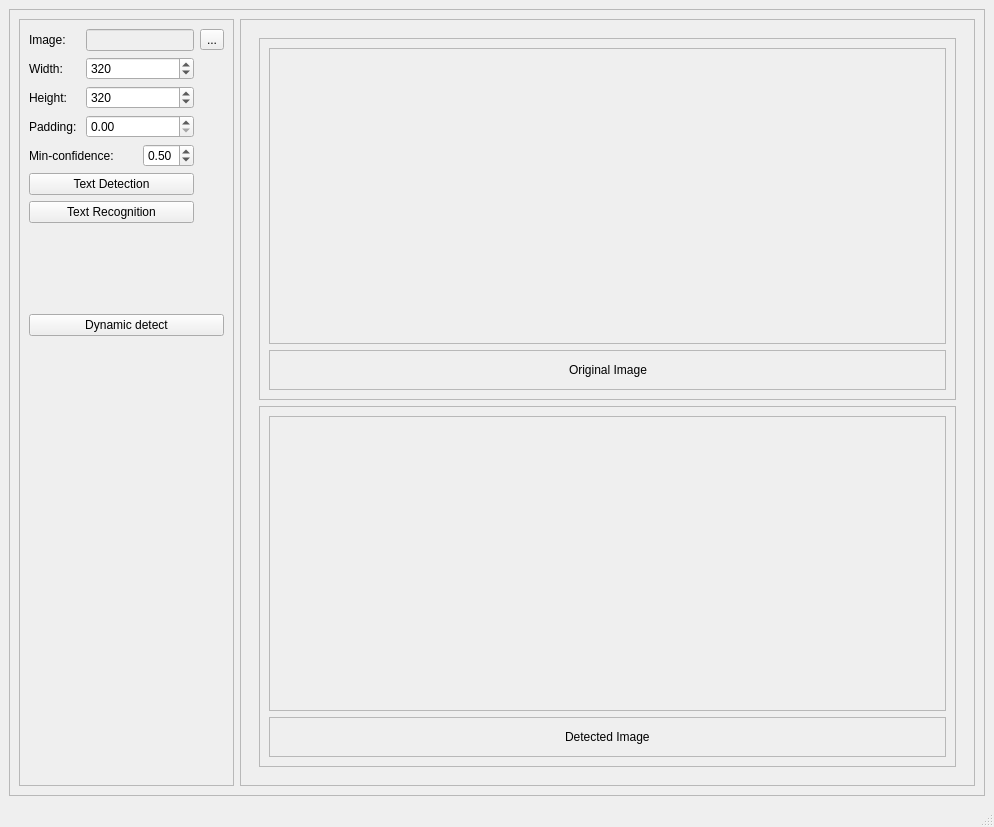
<?xml version="1.0" encoding="UTF-8"?>
<ui version="4.0">
 <class>MainWindow</class>
 <widget class="QMainWindow" name="MainWindow">
  <property name="geometry">
   <rect>
    <x>0</x>
    <y>0</y>
    <width>994</width>
    <height>827</height>
   </rect>
  </property>
  <property name="windowTitle">
   <string>Text Detection GUI Tool</string>
  </property>
  <widget class="QWidget" name="centralwidget">
   <layout class="QGridLayout" name="gridLayout_6">
    <item row="0" column="0">
     <widget class="QFrame" name="mainFrame">
      <property name="frameShape">
       <enum>QFrame::StyledPanel</enum>
      </property>
      <property name="frameShadow">
       <enum>QFrame::Raised</enum>
      </property>
      <layout class="QGridLayout" name="gridLayout_5">
       <item row="0" column="1">
        <widget class="QFrame" name="rightFrame">
         <property name="sizePolicy">
          <sizepolicy hsizetype="Preferred" vsizetype="Preferred">
           <horstretch>1</horstretch>
           <verstretch>0</verstretch>
          </sizepolicy>
         </property>
         <property name="minimumSize">
          <size>
           <width>0</width>
           <height>0</height>
          </size>
         </property>
         <property name="frameShape">
          <enum>QFrame::StyledPanel</enum>
         </property>
         <property name="frameShadow">
          <enum>QFrame::Raised</enum>
         </property>
         <layout class="QGridLayout" name="gridLayout_12">
          <item row="0" column="0">
           <widget class="QStackedWidget" name="stackedWidget">
            <property name="currentIndex">
             <number>0</number>
            </property>
            <widget class="QWidget" name="page">
             <layout class="QGridLayout" name="gridLayout_11">
              <item row="0" column="0">
               <widget class="QFrame" name="frame_4">
                <property name="frameShape">
                 <enum>QFrame::StyledPanel</enum>
                </property>
                <property name="frameShadow">
                 <enum>QFrame::Raised</enum>
                </property>
                <layout class="QGridLayout" name="gridLayout_9">
                 <item row="0" column="0">
                  <widget class="QFrame" name="frame_9">
                   <property name="sizePolicy">
                    <sizepolicy hsizetype="Preferred" vsizetype="Preferred">
                     <horstretch>0</horstretch>
                     <verstretch>0</verstretch>
                    </sizepolicy>
                   </property>
                   <property name="frameShape">
                    <enum>QFrame::StyledPanel</enum>
                   </property>
                   <property name="frameShadow">
                    <enum>QFrame::Raised</enum>
                   </property>
                   <layout class="QGridLayout" name="gridLayout_8">
                    <item row="0" column="0">
                     <widget class="QLabel" name="ori_image_L">
                      <property name="sizePolicy">
                       <sizepolicy hsizetype="Preferred" vsizetype="Preferred">
                        <horstretch>0</horstretch>
                        <verstretch>2</verstretch>
                       </sizepolicy>
                      </property>
                      <property name="text">
                       <string/>
                      </property>
                      <property name="alignment">
                       <set>Qt::AlignCenter</set>
                      </property>
                     </widget>
                    </item>
                   </layout>
                  </widget>
                 </item>
                 <item row="1" column="0">
                  <widget class="QFrame" name="frame_8">
                   <property name="frameShape">
                    <enum>QFrame::StyledPanel</enum>
                   </property>
                   <property name="frameShadow">
                    <enum>QFrame::Raised</enum>
                   </property>
                   <layout class="QGridLayout" name="gridLayout">
                    <item row="0" column="1">
                     <widget class="QLabel" name="label_3">
                      <property name="text">
                       <string>Original Image</string>
                      </property>
                     </widget>
                    </item>
                    <item row="0" column="2">
                     <spacer name="horizontalSpacer_2">
                      <property name="orientation">
                       <enum>Qt::Horizontal</enum>
                      </property>
                      <property name="sizeHint" stdset="0">
                       <size>
                        <width>162</width>
                        <height>20</height>
                       </size>
                      </property>
                     </spacer>
                    </item>
                    <item row="0" column="0">
                     <spacer name="horizontalSpacer">
                      <property name="orientation">
                       <enum>Qt::Horizontal</enum>
                      </property>
                      <property name="sizeHint" stdset="0">
                       <size>
                        <width>142</width>
                        <height>20</height>
                       </size>
                      </property>
                     </spacer>
                    </item>
                   </layout>
                  </widget>
                 </item>
                </layout>
               </widget>
              </item>
              <item row="1" column="0">
               <widget class="QFrame" name="frame_5">
                <property name="frameShape">
                 <enum>QFrame::StyledPanel</enum>
                </property>
                <property name="frameShadow">
                 <enum>QFrame::Raised</enum>
                </property>
                <layout class="QGridLayout" name="gridLayout_10">
                 <item row="0" column="0">
                  <widget class="QFrame" name="frame_7">
                   <property name="frameShape">
                    <enum>QFrame::StyledPanel</enum>
                   </property>
                   <property name="frameShadow">
                    <enum>QFrame::Raised</enum>
                   </property>
                   <layout class="QGridLayout" name="gridLayout_4">
                    <item row="0" column="0">
                     <widget class="QLabel" name="detected_image_L">
                      <property name="sizePolicy">
                       <sizepolicy hsizetype="Preferred" vsizetype="Preferred">
                        <horstretch>0</horstretch>
                        <verstretch>2</verstretch>
                       </sizepolicy>
                      </property>
                      <property name="layoutDirection">
                       <enum>Qt::LeftToRight</enum>
                      </property>
                      <property name="text">
                       <string/>
                      </property>
                      <property name="alignment">
                       <set>Qt::AlignCenter</set>
                      </property>
                      <property name="indent">
                       <number>5</number>
                      </property>
                     </widget>
                    </item>
                   </layout>
                  </widget>
                 </item>
                 <item row="1" column="0">
                  <widget class="QFrame" name="frame_6">
                   <property name="frameShape">
                    <enum>QFrame::StyledPanel</enum>
                   </property>
                   <property name="frameShadow">
                    <enum>QFrame::Raised</enum>
                   </property>
                   <layout class="QGridLayout" name="gridLayout_7">
                    <item row="0" column="0">
                     <spacer name="horizontalSpacer_3">
                      <property name="orientation">
                       <enum>Qt::Horizontal</enum>
                      </property>
                      <property name="sizeHint" stdset="0">
                       <size>
                        <width>147</width>
                        <height>20</height>
                       </size>
                      </property>
                     </spacer>
                    </item>
                    <item row="0" column="1">
                     <widget class="QLabel" name="detectText_L">
                      <property name="text">
                       <string>Detected Image</string>
                      </property>
                     </widget>
                    </item>
                    <item row="0" column="2">
                     <spacer name="horizontalSpacer_4">
                      <property name="orientation">
                       <enum>Qt::Horizontal</enum>
                      </property>
                      <property name="sizeHint" stdset="0">
                       <size>
                        <width>148</width>
                        <height>20</height>
                       </size>
                      </property>
                     </spacer>
                    </item>
                   </layout>
                  </widget>
                 </item>
                </layout>
               </widget>
              </item>
             </layout>
            </widget>
            <widget class="QWidget" name="page_2">
             <layout class="QGridLayout" name="gridLayout_14">
              <item row="0" column="0">
               <widget class="QFrame" name="frame">
                <property name="sizePolicy">
                 <sizepolicy hsizetype="Preferred" vsizetype="Preferred">
                  <horstretch>0</horstretch>
                  <verstretch>2</verstretch>
                 </sizepolicy>
                </property>
                <property name="frameShape">
                 <enum>QFrame::StyledPanel</enum>
                </property>
                <property name="frameShadow">
                 <enum>QFrame::Raised</enum>
                </property>
                <layout class="QGridLayout" name="gridLayout_13">
                 <item row="0" column="0">
                  <widget class="QLabel" name="label_7">
                   <property name="text">
                    <string/>
                   </property>
                  </widget>
                 </item>
                </layout>
               </widget>
              </item>
              <item row="1" column="0">
               <widget class="QFrame" name="frame_2">
                <property name="frameShape">
                 <enum>QFrame::StyledPanel</enum>
                </property>
                <property name="frameShadow">
                 <enum>QFrame::Raised</enum>
                </property>
                <layout class="QGridLayout" name="gridLayout_15">
                 <item row="0" column="0">
                  <spacer name="horizontalSpacer_5">
                   <property name="orientation">
                    <enum>Qt::Horizontal</enum>
                   </property>
                   <property name="sizeHint" stdset="0">
                    <size>
                     <width>218</width>
                     <height>20</height>
                    </size>
                   </property>
                  </spacer>
                 </item>
                 <item row="0" column="1">
                  <widget class="QPushButton" name="turnOn_PB">
                   <property name="text">
                    <string>Turn on camera</string>
                   </property>
                  </widget>
                 </item>
                 <item row="0" column="2">
                  <spacer name="horizontalSpacer_6">
                   <property name="orientation">
                    <enum>Qt::Horizontal</enum>
                   </property>
                   <property name="sizeHint" stdset="0">
                    <size>
                     <width>216</width>
                     <height>20</height>
                    </size>
                   </property>
                  </spacer>
                 </item>
                </layout>
               </widget>
              </item>
             </layout>
            </widget>
           </widget>
          </item>
         </layout>
        </widget>
       </item>
       <item row="0" column="0">
        <widget class="QFrame" name="leftFrame">
         <property name="frameShape">
          <enum>QFrame::StyledPanel</enum>
         </property>
         <property name="frameShadow">
          <enum>QFrame::Raised</enum>
         </property>
         <layout class="QGridLayout" name="gridLayout_3">
          <item row="1" column="0">
           <spacer name="verticalSpacer_2">
            <property name="orientation">
             <enum>Qt::Vertical</enum>
            </property>
            <property name="sizeHint" stdset="0">
             <size>
              <width>20</width>
              <height>65</height>
             </size>
            </property>
           </spacer>
          </item>
          <item row="2" column="0">
           <widget class="QPushButton" name="dyDetect_PB">
            <property name="text">
             <string>Dynamic detect</string>
            </property>
           </widget>
          </item>
          <item row="3" column="0">
           <spacer name="verticalSpacer">
            <property name="orientation">
             <enum>Qt::Vertical</enum>
            </property>
            <property name="sizeHint" stdset="0">
             <size>
              <width>20</width>
              <height>440</height>
             </size>
            </property>
           </spacer>
          </item>
          <item row="0" column="0">
           <layout class="QGridLayout" name="gridLayout_2">
            <item row="0" column="0">
             <widget class="QLabel" name="label">
              <property name="text">
               <string>Image: </string>
              </property>
             </widget>
            </item>
            <item row="0" column="1" colspan="2">
             <widget class="QLineEdit" name="imagePath_LE">
              <property name="enabled">
               <bool>false</bool>
              </property>
             </widget>
            </item>
            <item row="0" column="3">
             <widget class="QToolButton" name="toolButton">
              <property name="text">
               <string>...</string>
              </property>
             </widget>
            </item>
            <item row="1" column="0">
             <widget class="QLabel" name="label_4">
              <property name="text">
               <string>Width: </string>
              </property>
             </widget>
            </item>
            <item row="1" column="1" colspan="2">
             <widget class="QSpinBox" name="width_SB">
              <property name="maximum">
               <number>5000</number>
              </property>
              <property name="value">
               <number>320</number>
              </property>
              <property name="displayIntegerBase">
               <number>10</number>
              </property>
             </widget>
            </item>
            <item row="2" column="0">
             <widget class="QLabel" name="label_5">
              <property name="text">
               <string>Height: </string>
              </property>
             </widget>
            </item>
            <item row="2" column="1" colspan="2">
             <widget class="QSpinBox" name="height_SB">
              <property name="maximum">
               <number>5000</number>
              </property>
              <property name="value">
               <number>320</number>
              </property>
             </widget>
            </item>
            <item row="3" column="0">
             <widget class="QLabel" name="label_2">
              <property name="text">
               <string>Padding: </string>
              </property>
             </widget>
            </item>
            <item row="3" column="1" colspan="2">
             <widget class="QDoubleSpinBox" name="padding_DSB">
              <property name="maximum">
               <double>1.000000000000000</double>
              </property>
             </widget>
            </item>
            <item row="4" column="0" colspan="2">
             <widget class="QLabel" name="label_6">
              <property name="text">
               <string>Min-confidence:</string>
              </property>
             </widget>
            </item>
            <item row="4" column="2">
             <widget class="QDoubleSpinBox" name="mincfd_DSB">
              <property name="maximum">
               <double>1.000000000000000</double>
              </property>
              <property name="value">
               <double>0.500000000000000</double>
              </property>
             </widget>
            </item>
            <item row="5" column="0" colspan="3">
             <widget class="QPushButton" name="detection_PB">
              <property name="text">
               <string>Text Detection</string>
              </property>
             </widget>
            </item>
            <item row="6" column="0" colspan="3">
             <widget class="QPushButton" name="recognition_PB">
              <property name="enabled">
               <bool>true</bool>
              </property>
              <property name="styleSheet">
               <string notr="true"/>
              </property>
              <property name="text">
               <string>Text Recognition</string>
              </property>
              <property name="autoDefault">
               <bool>false</bool>
              </property>
              <property name="default">
               <bool>false</bool>
              </property>
             </widget>
            </item>
           </layout>
          </item>
         </layout>
        </widget>
       </item>
      </layout>
     </widget>
    </item>
   </layout>
  </widget>
  <widget class="QMenuBar" name="menubar">
   <property name="geometry">
    <rect>
     <x>0</x>
     <y>0</y>
     <width>994</width>
     <height>22</height>
    </rect>
   </property>
  </widget>
  <widget class="QStatusBar" name="statusbar"/>
 </widget>
 <resources/>
 <connections/>
</ui>
